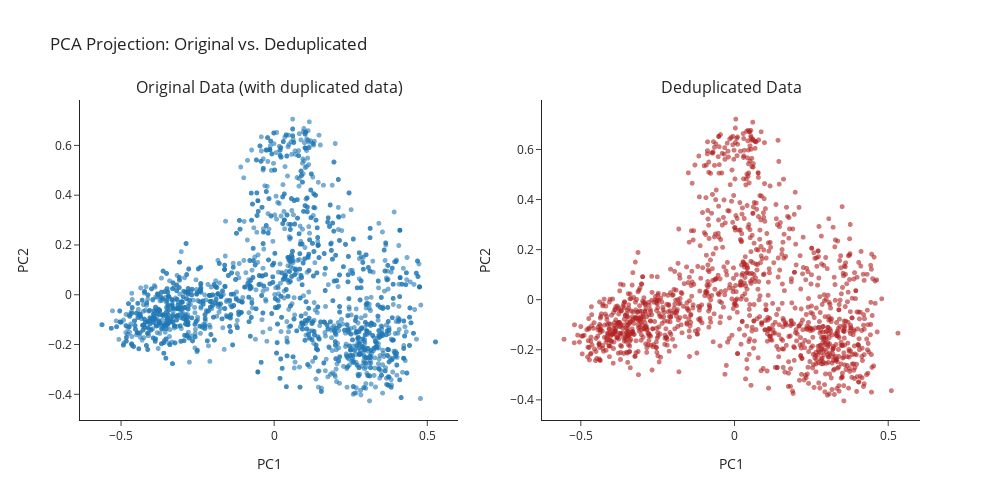

The notebook cell saved with this chart:
### Markdown cell above
## ACP

### Code cell
from sklearn.decomposition import PCA
import plotly.graph_objects as go
from plotly.subplots import make_subplots

# 1. Fit PCA on original and deduplicated embeddings
pca = PCA(n_components=2, random_state=123)

reduced_pca_orig = pca.fit_transform(embeddings)
reduced_pca_dedup = pca.fit_transform(embeddings_deduplicated)

print(f"PCA shape (original): {reduced_pca_orig.shape}")
print(f"PCA shape (deduplicated): {reduced_pca_dedup.shape}")

# 2. Add to DataFrames
df['pca_x'] = reduced_pca_orig[:, 0]
df['pca_y'] = reduced_pca_orig[:, 1]

df_deduplicated['pca_x'] = reduced_pca_dedup[:, 0]
df_deduplicated['pca_y'] = reduced_pca_dedup[:, 1]

# 3. Create a 1×2 subplot figure
fig = make_subplots(
    rows=1, cols=2,
    subplot_titles=("Original Data (with duplicated data)", "Deduplicated Data")
)

# 4. Add original PCA scatter
fig.add_trace(
    go.Scattergl(
        x=df['pca_x'], y=df['pca_y'],
        mode='markers',
        marker=dict(opacity=0.6, size=5),
        name="Original"
    ),
    row=1, col=1
)

# 5. Add deduplicated PCA scatter
fig.add_trace(
    go.Scattergl(
        x=df_deduplicated['pca_x'], y=df_deduplicated['pca_y'],
        mode='markers',
        marker=dict(opacity=0.6, size=5, color='firebrick'),
        name="Deduplicated"
    ),
    row=1, col=2
)

# 6. Axis titles & layout
for i in [1, 2]:
    fig.update_xaxes(title_text="PC1", row=1, col=i)
    fig.update_yaxes(title_text="PC2", row=1, col=i)

fig.update_layout(
    width=1000, height=500,
    title_text="PCA Projection: Original vs. Deduplicated",
    showlegend=False,
    template="simple_white"
)

fig.show()

### Figure 1 — Plotly figure (JSON) as saved in the notebook; plotly's stock layout.template omitted (floating-point values rounded to 4 significant figures; data arrays with more than 128 entries replaced by an {"elided": "..."} marker saying what was removed)
{"data": [{"marker": {"opacity": 0.6, "size": 5}, "mode": "markers", "name": "Original", "type": "scattergl", "x": {"elided": "1853 float values"}, "xaxis": "x", "y": {"elided": "1853 float values"}, "yaxis": "y"}, {"marker": {"color": "firebrick", "opacity": 0.6, "size": 5}, "mode": "markers", "name": "Deduplicated", "type": "scattergl", "x": {"elided": "1263 float values"}, "xaxis": "x2", "y": {"elided": "1263 float values"}, "yaxis": "y2"}], "layout": {"annotations": [{"font": {"size": 16}, "showarrow": false, "text": "Original Data (with duplicated data)", "x": 0.225, "xanchor": "center", "xref": "paper", "y": 1, "yanchor": "bottom", "yref": "paper"}, {"font": {"size": 16}, "showarrow": false, "text": "Deduplicated Data", "x": 0.775, "xanchor": "center", "xref": "paper", "y": 1, "yanchor": "bottom", "yref": "paper"}], "height": 500, "showlegend": false, "title": {"text": "PCA Projection: Original vs. Deduplicated"}, "width": 1000, "xaxis": {"anchor": "y", "domain": [0, 0.45], "title": {"text": "PC1"}}, "xaxis2": {"anchor": "y2", "domain": [0.55, 1], "title": {"text": "PC1"}}, "yaxis": {"anchor": "x", "domain": [0, 1], "title": {"text": "PC2"}}, "yaxis2": {"anchor": "x2", "domain": [0, 1], "title": {"text": "PC2"}}}}
